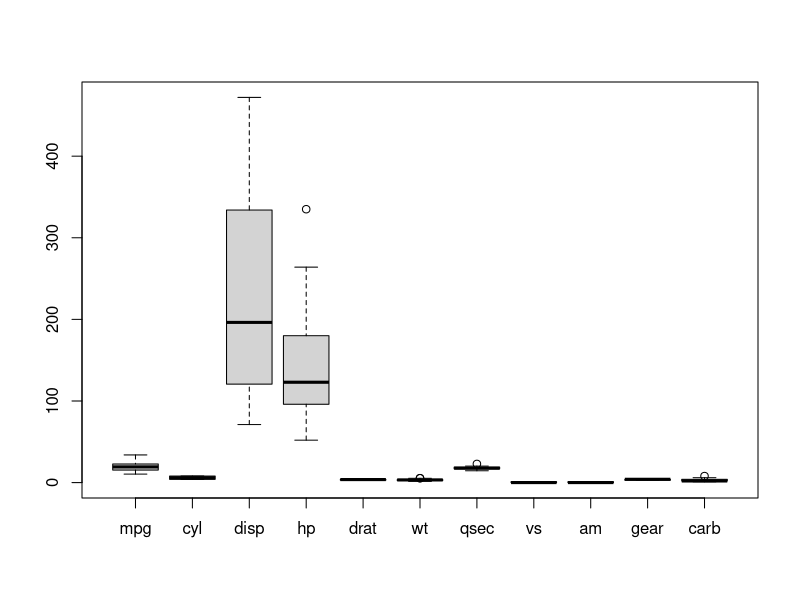
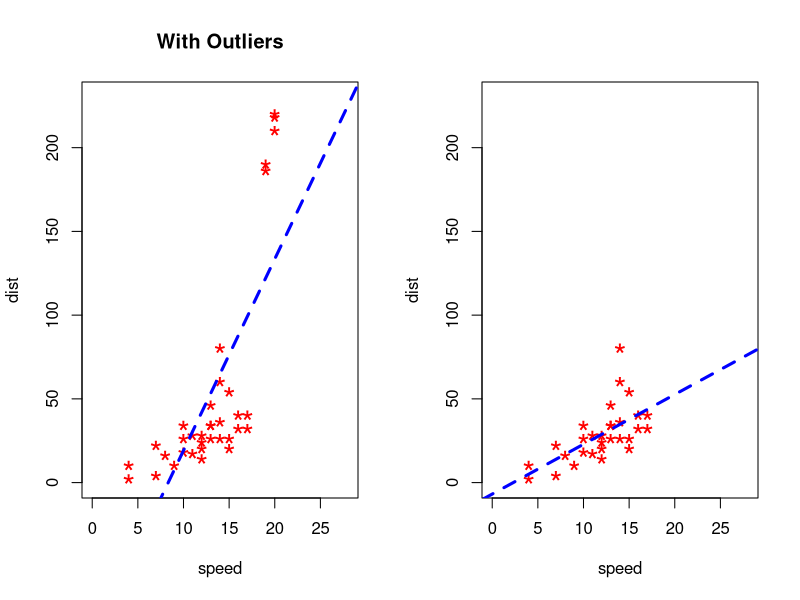
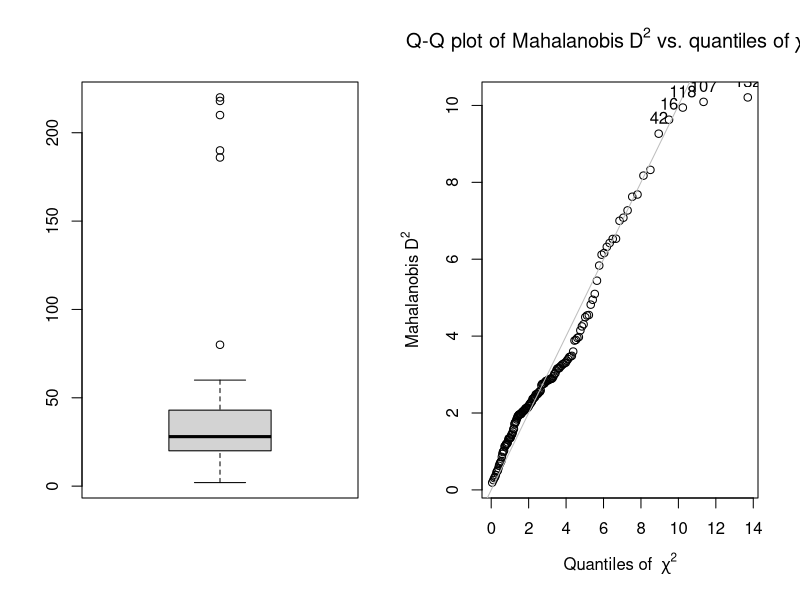

Reproduce these figures in R, in order.
## ---- chunk 1
head(mtcars) #연속형 자료만 있음
boxplot(mtcars)
## ---- chunk 2
cars1 <- cars[1:30, ]  
cars_outliers <- data.frame(speed=c(19,19,20,20,20), 
                            dist=c(190, 186, 210, 220, 218))  
cars2 <- rbind(cars1, cars_outliers)  
## ---- chunk 3
par(mfrow=c(1, 2))
#원본
plot(cars2$speed, cars2$dist, xlim=c(0, 28), 
     ylim=c(0, 230), 
     main="With Outliers", 
     xlab="speed", ylab="dist", 
     pch="*", col="red", cex=2)


abline(lm(dist ~ speed, data=cars2), 
       col="blue", lwd=3, lty=2)

#이상치 추가
plot(cars1$speed, cars1$dist, 
     xlim=c(0, 28), ylim=c(0, 230), 
     xlab="speed", ylab="dist", 
     pch="*", col="red", cex=2)

abline(lm(dist ~ speed, data=cars1), 
       col="blue", lwd=3, lty=2)
## ---- chunk 4
boxplot.stats(cars2$dist)$out
boxplot(cars2$dist)
## ---- chunk 5
library(psych)
outlier(iris[,1:3])
